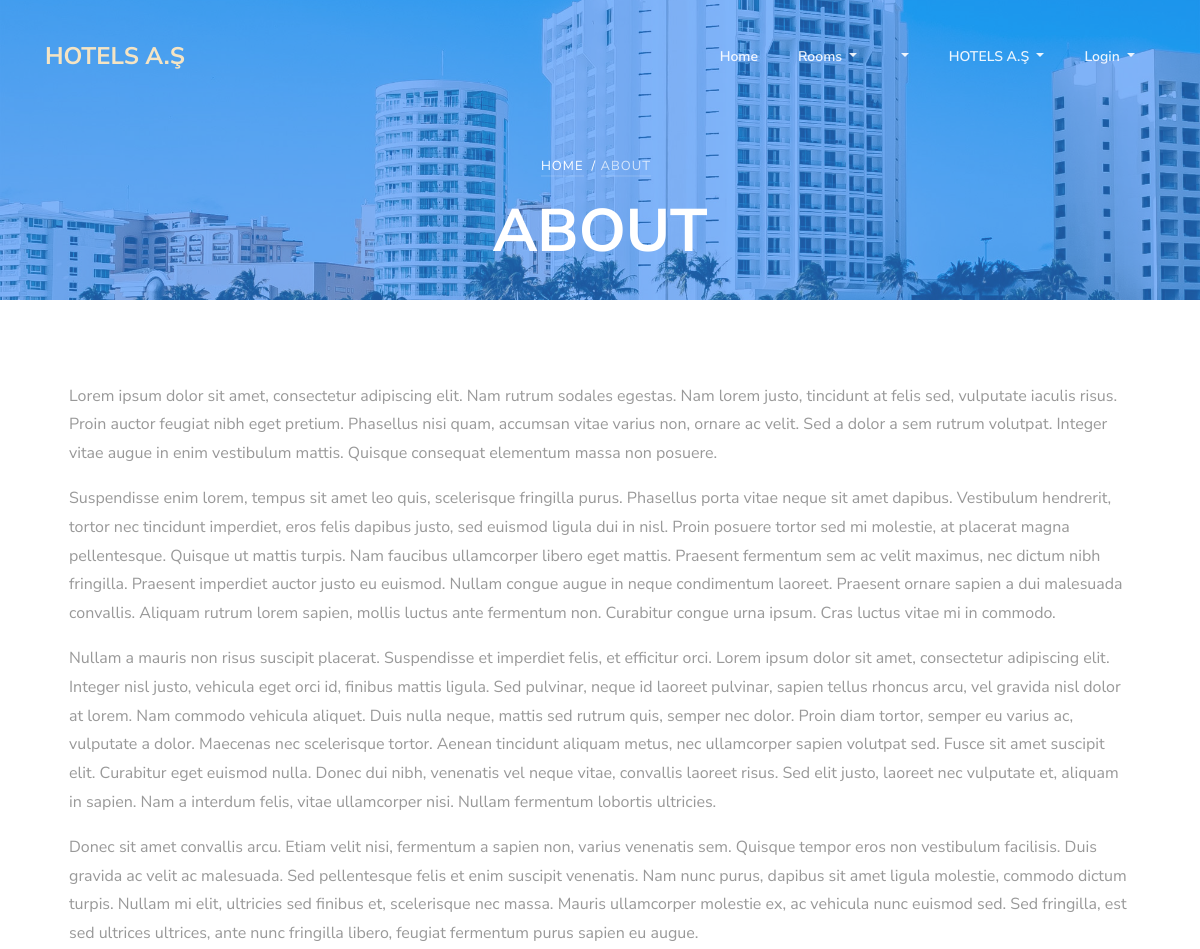
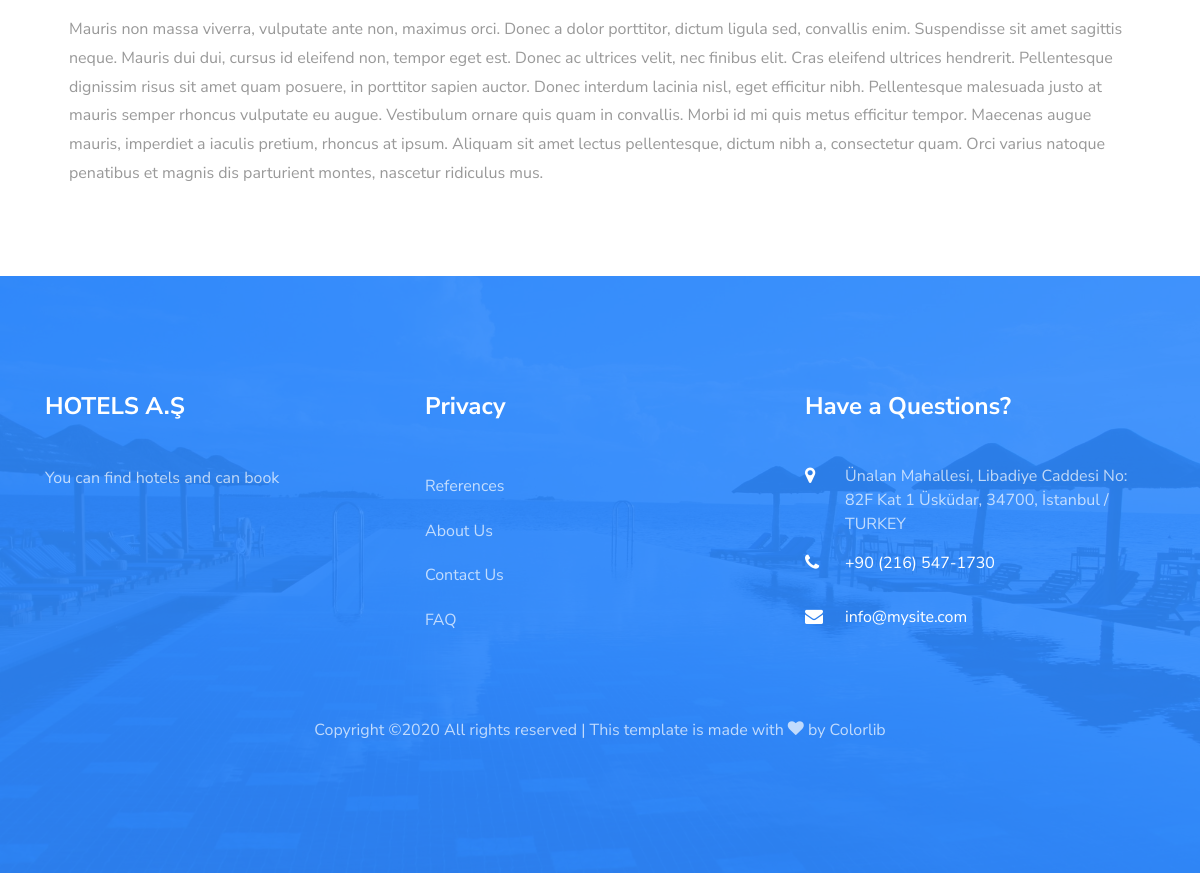
Screenshot of /aboutus/ with the database file from the repository (2 pictures, top to bottom).
### home/models.py (models this page shows, shortened)
class Setting(models.Model):
    title = models.CharField(max_length=200)
    keywords = models.CharField(max_length=255)
    description = models.CharField(max_length=255)
    company = models.CharField(max_length=80)
    address = models.CharField(max_length=255, blank=True)
    phone = models.CharField(max_length=20, blank=True)
    fax = models.CharField(max_length=20, blank=True)
    email = models.EmailField()
    smtpserver = models.CharField(max_length=255, blank=True)
    smtpemail = models.EmailField(blank=True)
    smtppassword = models.CharField(max_length=50, blank=True)
    smtpport = models.IntegerField(blank=True, null=True)
    image = models.ImageField(blank=True, upload_to='images/')
    facebook = models.CharField(max_length=80, blank=True)
    instagram = models.CharField(max_length=80, blank=True)
    twitter = models.CharField(max_length=80, blank=True)
    aboutus = RichTextUploadingField()
    contact = RichTextUploadingField()
    references = RichTextUploadingField()
    status = models.CharField(blank=True, max_length=5, choices=STATUS)
    created_at = models.DateTimeField(auto_now_add=True)
    updated_at = models.DateTimeField(auto_now=True)

### home/views.py (the view)
# urls.py: path('aboutus/', views.aboutus, name="aboutus"),
def aboutus(request):
    setting = Setting.objects.first()
    page = 'About'
    category = Category.objects.filter(status=True)
    menu = Menu.objects.filter(status=True)
    context = {
        'setting': setting,
        'page': page,
        'menu': menu,
        'category': category
    }
    return render(request, 'aboutus.html', context)

### home/templates/aboutus.html (shortened to what this page needs)
{% extends 'homebase.html' %}
{% load static %}
{% block content %}
<br><br>
  <section class="ftco-section ftco-wrap-about ftco-no-pt ftco-no-pb">
		<div class="container" style="min-height:600px">
			<div class="row d-flex mb-5 contact-info">
        <div class="col-md-12 d-flex">
        	<div class="info rounded bg-white p-4">
            {{setting.aboutus|safe}}
          </div>
        </div>
      </div>
    </div>
  </section>
{% endblock  %}

### home/templates/header.html (shortened to what this page needs)
{% load static %}
<nav class="navbar navbar-expand-lg navbar-dark ftco_navbar bg-dark ftco-navbar-light" id="ftco-navbar">
  <div class="container">
    <a class="navbar-brand" href="/"><span>{{ setting.company|linebreaksbr }}</span></a>
    <div class="collapse navbar-collapse" id="ftco-nav">
      <ul class="navbar-nav ml-auto">
        <li class="nav-item"><a href="/" class="nav-link">Home</a></li>
        <li class="nav-item dropdown">
            <a class="dropdown-toggle nav-link" href="{% url 'all-category'%}" id="dropdownMenuLink" aria-haspopup="true" aria-expanded="false">
              Rooms
            </a>
        </li>
        {% if menu %}
        {% load mptt_tags %}
        {% recursetree menu %}
            <li {% if not node.is_leaf_node %} class="nav-item dropdown"{% endif %}>
                <a class="{% if not node.is_leaf_node %}dropdown-toggle nav-link{% else %}dropdown-item{% endif %} " href="{% if node.is_leaf_node %}{% url 'menu' node.id %}{% endif %}" {% if not node.is_leaf_node %} data-toggle="dropdown" {% endif %} id="dropdownMenuLink" aria-haspopup="true" aria-expanded="false">
                </a>
            </li>
        {% endrecursetree %}
        {% endif %}
        <li class="nav-item dropdown">
            <a class="dropdown-toggle nav-link" href="#" id="dropdownMenuLink" aria-haspopup="true" aria-expanded="false">
              {{setting.company}}
            </a>
        </li>
      </ul>
      <ul class="navbar-nav mr-right">
      {% if user.id is None %}
        <li class="nav-item dropdown">
            <a class="nav-link dropdown-toggle" href="" id="navbarDropdownMenuLink" data-toggle="dropdown" aria-haspopup="true" aria-expanded="false">
            Login
            </a>
        </li>
      {% endif %}
      </ul>
    </div>
  </div>
</nav>
{% if page != 'index' %}
<div class="hero-wrap" style="background-image: url({% static 'assets/images/bg_3.jpg' %});">
  <div class="overlay"></div>
  <div class="container">
    <div class="row no-gutters slider-text d-flex align-itemd-center justify-content-center">
      <div class="col-md-9 ftco-animate text-center d-flex align-items-end justify-content-center">
      	<div class="text">
          <p class="breadcrumbs mb-2"><span class="mr-2"><a href="{% url 'index' %}">Home</a></span>/ {% if page.lower == 'room' %}<span class="mr-2"><a href="{% url 'hotel' room.hotel_id.id room.hotel_id.slug %}">{{room.hotel_id}} /</a></span><span class="mr-2">{{room.title}}</span>{% else %}<span class="mr-2">{{page}}</span>{% endif %}</p>
          <h1 class="mb-4 bread">{% if page.lower == 'room' %}{{room}} {% else %} {{page.upper}}{% endif %}</h1>
        </div>
      </div>
    </div>
  </div>
</div>
{% endif %}

### home/templates/footer.html (shortened to what this page needs)
{% load static %}
<footer class="ftco-footer ftco-section img" style="background-image: url({% static 'assets/images/bg_4.jpg)' %};">
	<div class="overlay"></div>
  <div class="container">
    <div class="row mb-5">
      <div class="col-md">
        <div class="ftco-footer-widget mb-4">
          <h2 class="ftco-heading-2">{{setting.company}}</h2>
          <p>{{setting.description}}</p>
          <ul class="ftco-footer-social list-unstyled float-md-left float-lft mt-5">
          </ul>
        </div>
      </div>
      <div class="col-md">
         <div class="ftco-footer-widget mb-4">
          <h2 class="ftco-heading-2">Privacy</h2>
          <ul class="list-unstyled">
            <li><a href="/references" class="py-2 d-block">References</a></li>
            <li><a href="/aboutus" class="py-2 d-block">About Us</a></li>
            <li><a href="/contact" class="py-2 d-block">Contact Us</a></li>
            <li><a href="/faq" class="py-2 d-block">FAQ</a></li>
          </ul>
        </div>
      </div>
      <div class="col-md">
        <div class="ftco-footer-widget mb-4">
        	<h2 class="ftco-heading-2">Have a Questions?</h2>
        	<div class="block-23 mb-3">
              <ul>
                <li><span class="icon icon-map-marker"></span><span class="text">{{setting.address}}</span></li>
                <li><a href="tel://{{setting.phone}}"><span class="icon icon-phone"></span><span class="text">{{setting.phone}}</span></a></li>
                <li><a href="mailto:{{setting.email}}"><span class="icon icon-envelope"></span><span class="text">{{setting.email}}</span></a></li>
              </ul>
            </div>
        </div>
      </div>
    </div>
    <div class="row">
      <div class="col-md-12 text-center">
        <p>
  Copyright &copy;<script>document.write(new Date().getFullYear());</script> All rights reserved | This template is made with <i class="icon-heart color-danger" aria-hidden="true"></i> by <a href="https://colorlib.com" target="_blank">Colorlib</a>
  </p>
      </div>
    </div>
</div>
</footer>

### home/static/assets/css/icomoon.css (style rules this page uses)
[class^="icon-"], [class*=" icon-"] { font-family: 'icomoon' !important; speak: none; font-style: normal; font-weight: normal; font-variant: normal; text-transform: none; line-height: 1; -webkit-font-smoothing: antialiased; -moz-osx-font-smoothing: grayscale; }
.icon-heart:before { content: "\f004"; }
.icon-map-marker:before { content: "\f041"; }
.icon-phone:before { content: "\f095"; }
.icon-envelope:before { content: "\f0e0"; }

### rows the page displays
Setting: company "HOTELS A.Ş", aboutus "Lorem ipsum dolor sit amet, consectetur adipiscing elit. Nam rutrum sodales egestas. Nam lorem justo, tincidunt at felis sed, vulputate iaculis risus. Proin auctor feugiat nibh eget pretium. Phasellus nisi quam, accumsan vitae varius non, ornare ac velit. Sed a dolor a sem rutrum volutpat. Integer vitae augue in enim vestibulum mattis. Quisque consequat elementum massa non posuere. Suspendisse enim lorem, tempus sit amet leo quis, scelerisque fringilla purus. Phasellus porta vitae neque sit amet dapibus. Vestibulum hendrerit, tortor nec tincidunt imperdiet, eros felis dapibus justo, sed euismod ligula dui in nisl. Proin posuere tortor sed mi molestie, at placerat magna pellentesque. Quisque…", description "You can find hotels and can book", address "Ünalan Mahallesi, Libadiye Caddesi No: 82F Kat 1 Üsküdar, 34700, İstanbul / TURKEY", phone "+90 (216) 547-1730", email "info@mysite.com"

### other values shown
{{ page }} "ABOUT"
{{ page.upper }} "ABOUT"
